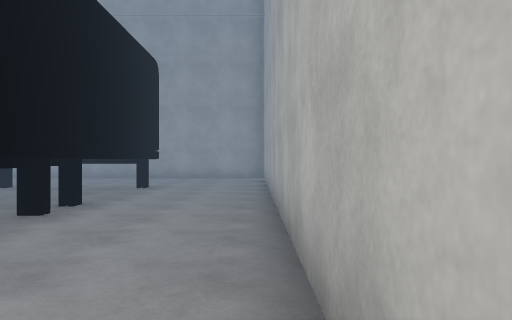
View 1 (above)

24 first-person views from a walk through a 3-D level made in the Unity game engine. The camera is 1.3 m above the floor, looks level and sees 70° across. The floor is counted in squares, 2 m on a side. Each view is taken from the middle of a square. On the plan, view 1 faces up. The plan holds only what a view shows up to about 11 squares ahead; the rest is blank. The place goes on beyond the plan. The player character is not drawn. Some surface patterns are stand-ins.

View 2
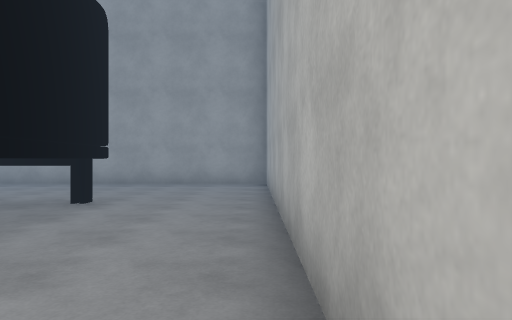

View 3
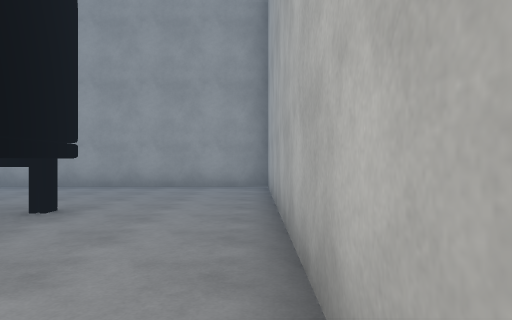

View 4
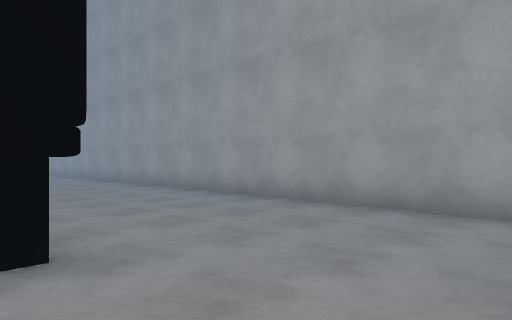

View 5
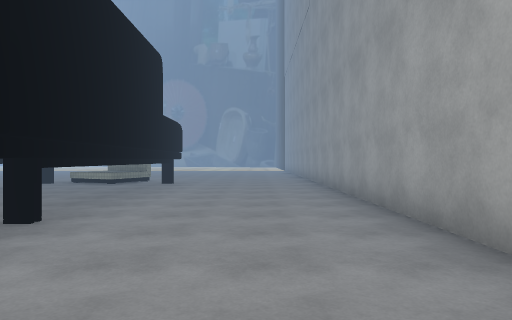

View 6
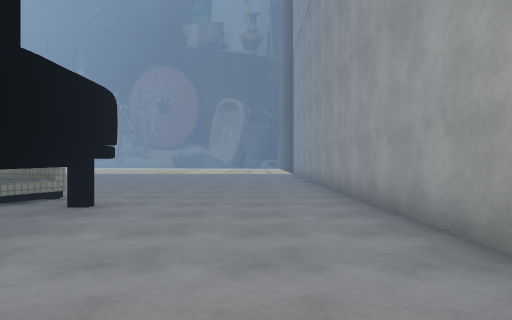

View 7
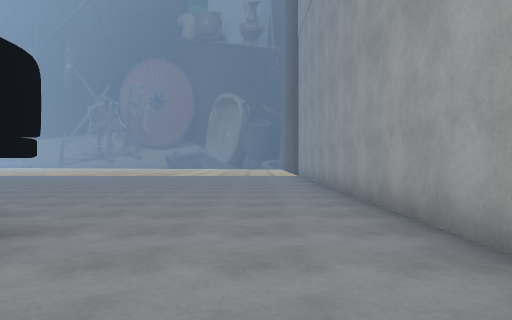

View 8
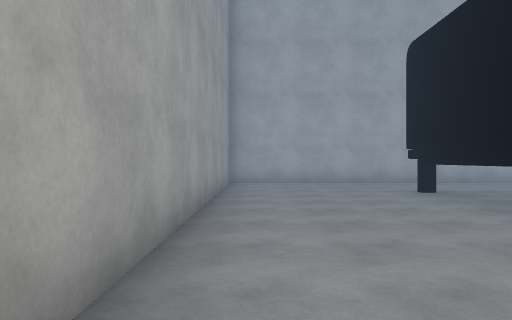

View 9
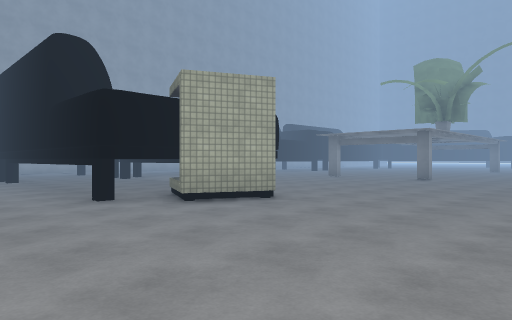

View 10
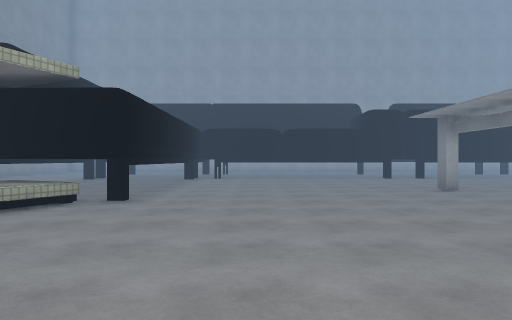

View 11
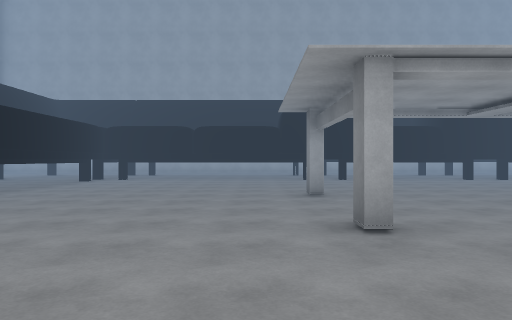

View 12
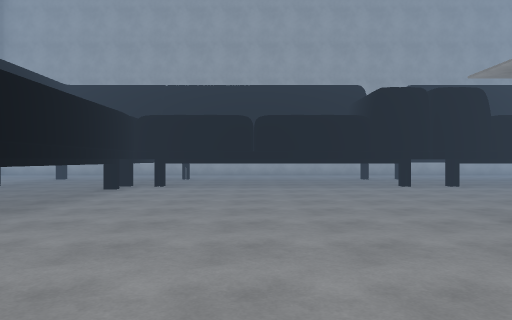

View 13
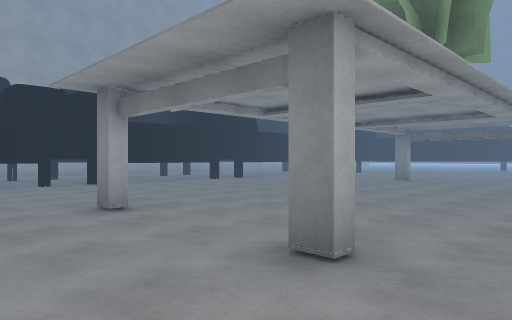

View 14
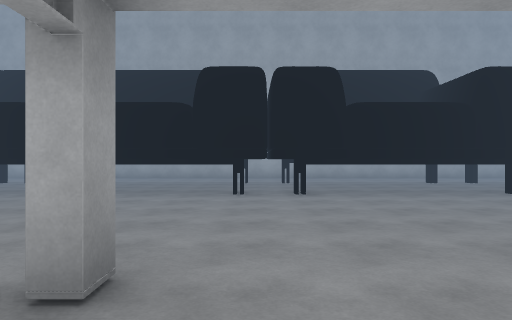

View 15
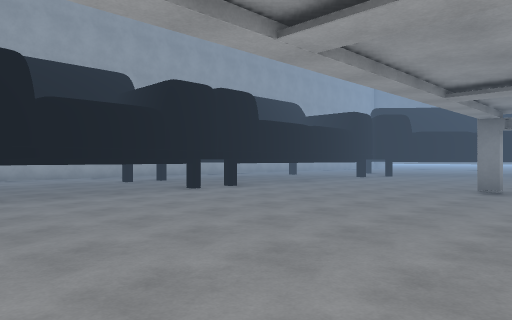

View 16
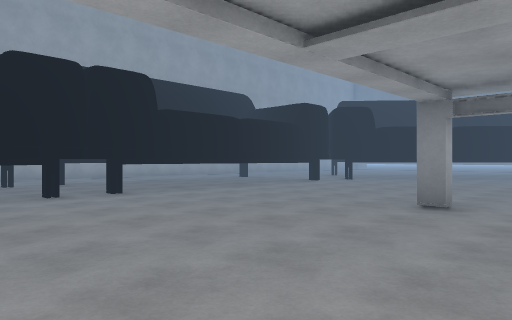

View 17
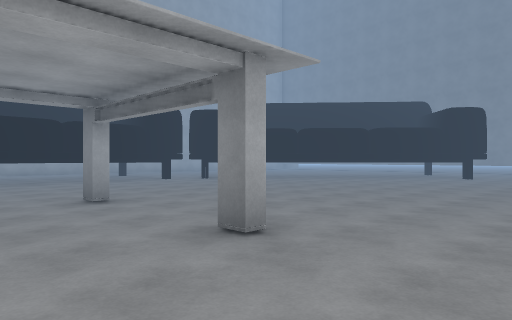

View 18
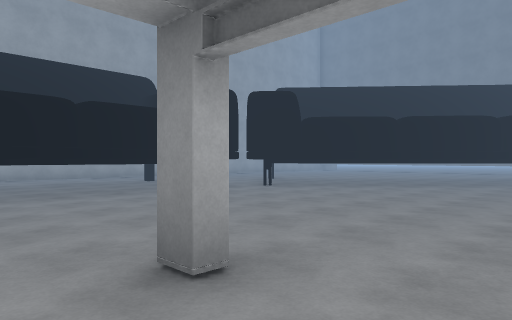

View 19
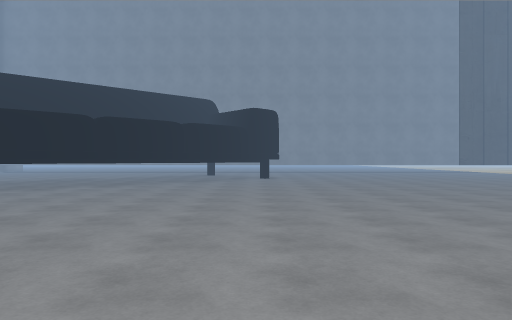

View 20
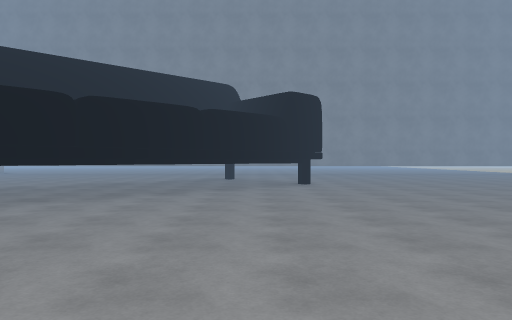

View 21
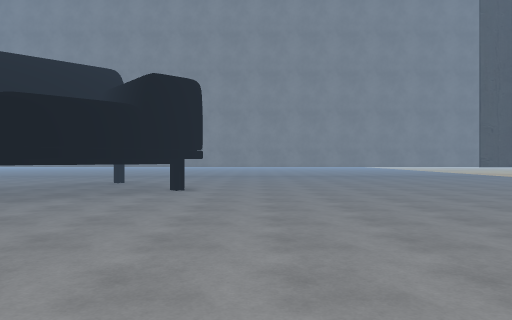

View 22
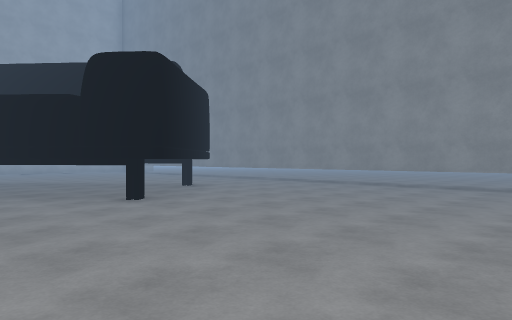

View 23
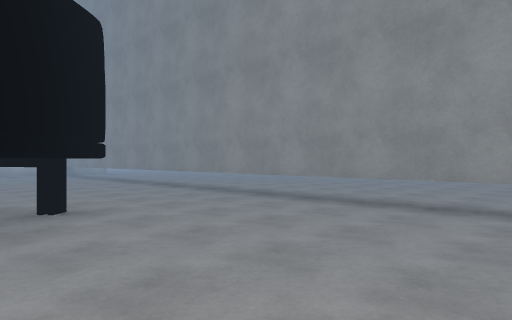

View 24
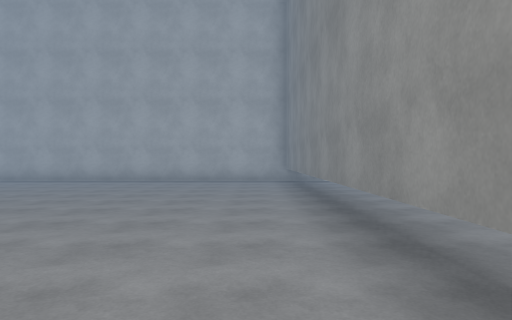

### Floor plan
Key: @ floor where view 1 was taken; # wall or solid block; x gap in a wall; . floor; ^ raised ledge; T thing the floor can be seen under or through.
Columns run from 21 left of view 1 to 1 right of it. Each row starts with its distance up from view 1.
 13 #######################
 12 ......................#
 11 ......................#
 10 ......................#
  9 ........###########...#
  8 ........########  #...#
  7 .......x#         #...#
  6 .......^#         #...#
  5 ........###########...#
  4 .. ............#  #...#
  3   .............#  #...#
  2    ............#   ...#
  1     ...........#    ..#
  0    ............#     @
 -1     ...#..#....#
 -2     ...........TT #
 -3       .........T  T
 -4       .........T   ..
 -5       .........T   ..
 -6       .........T   .
 -7       .........T  T.
 -8     . .........T  T.
 -9      ..........T  T.
-10     ..#...#....T
-11     ...........T   ..
-12      ..........T   ..
-13      ..........T
-14     ...........#
-15     ...........#
-16    ...........##
-17   ...........T#
-18   ..........TT
-19  ..........#T
-20  .........T         ..
-21  ........T        ....
-22 ........#     ........
-23 ........##   .........
-24 .........#TT..........
-25 ......................
-26    ...................
-27    ...................
-28     TTTTTTTTTTT#######
-29     ..................
-30     ..........
-31     .........
-32        .....

Where each view was taken, in squares from view 1:
view 1: 0 up, 0 right, facing up
view 2: 3 up, 0 right, facing up
view 3: 4 up, 0 right, facing up
view 4: 8 up, 0 right, facing up-left
view 5: 11 up, 3 left, facing left
view 6: 11 up, 8 left, facing left
view 7: 11 up, 10 left, facing left
view 8: 12 up, 10 left, facing right
view 9: 11 up, 19 left, facing down-right
view 10: 3 up, 19 left, facing right
view 11: 0 up, 18 left, facing right
view 12: 2 up, 15 left, facing right
view 13: 1 up, 16 left, facing down-right
view 14: 2 down, 13 left, facing right
view 15: 2 down, 13 left, facing down-right
view 16: 5 down, 13 left, facing down-right
view 17: 8 down, 17 left, facing down-right
view 18: 9 down, 13 left, facing down-right
view 19: 9 down, 13 left, facing down
view 20: 12 down, 12 left, facing down
view 21: 14 down, 15 left, facing down
view 22: 19 down, 19 left, facing down-right
view 23: 23 down, 16 left, facing down-right
view 24: 27 down, 11 left, facing right
